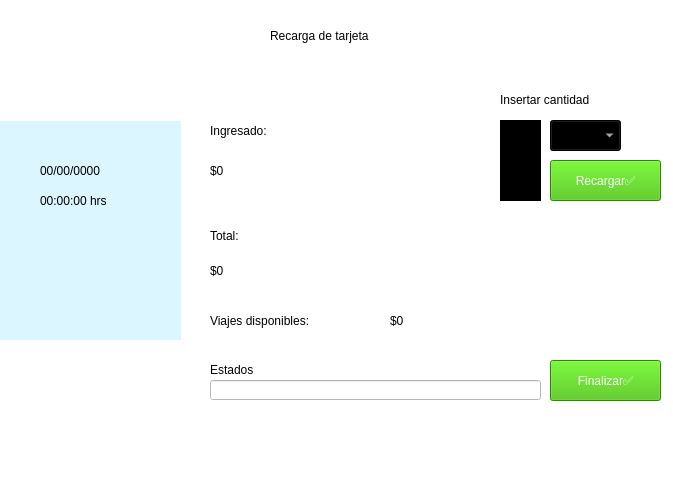
<?xml version="1.0" encoding="UTF-8"?>
<ui version="4.0">
 <class>MainWindow</class>
 <widget class="QMainWindow" name="MainWindow">
  <property name="geometry">
   <rect>
    <x>0</x>
    <y>0</y>
    <width>673</width>
    <height>482</height>
   </rect>
  </property>
  <property name="windowTitle">
   <string>MainWindow</string>
  </property>
  <property name="styleSheet">
   <string notr="true">background-color: rgb(255, 255, 255);</string>
  </property>
  <widget class="QWidget" name="centralwidget">
   <widget class="QLabel" name="reloj">
    <property name="geometry">
     <rect>
      <x>40</x>
      <y>190</y>
      <width>121</width>
      <height>21</height>
     </rect>
    </property>
    <property name="styleSheet">
     <string notr="true">font: 14pt &quot;MS Shell Dlg 2&quot;;
background-color: rgb(219, 246, 255);</string>
    </property>
    <property name="text">
     <string>00:00:00 hrs</string>
    </property>
   </widget>
   <widget class="QLabel" name="fecha">
    <property name="geometry">
     <rect>
      <x>40</x>
      <y>160</y>
      <width>101</width>
      <height>21</height>
     </rect>
    </property>
    <property name="styleSheet">
     <string notr="true">font: 14pt &quot;MS Shell Dlg 2&quot;;
background-color: rgb(219, 246, 255);</string>
    </property>
    <property name="text">
     <string>00/00/0000</string>
    </property>
   </widget>
   <widget class="QLabel" name="label">
    <property name="geometry">
     <rect>
      <x>0</x>
      <y>0</y>
      <width>181</width>
      <height>471</height>
     </rect>
    </property>
    <property name="styleSheet">
     <string notr="true">background-color: rgb(219, 246, 255);</string>
    </property>
    <property name="text">
     <string/>
    </property>
   </widget>
   <widget class="QLabel" name="label_2">
    <property name="geometry">
     <rect>
      <x>0</x>
      <y>0</y>
      <width>181</width>
      <height>121</height>
     </rect>
    </property>
    <property name="styleSheet">
     <string notr="true">border-image: url(:/cct/logo.jpeg);</string>
    </property>
    <property name="text">
     <string/>
    </property>
   </widget>
   <widget class="QLabel" name="label_3">
    <property name="geometry">
     <rect>
      <x>0</x>
      <y>340</y>
      <width>181</width>
      <height>121</height>
     </rect>
    </property>
    <property name="styleSheet">
     <string notr="true">border-image: url(:/cct/logo.jpeg);
border-image: url(:/cct/minimal.png);</string>
    </property>
    <property name="text">
     <string/>
    </property>
   </widget>
   <widget class="QLabel" name="label_4">
    <property name="geometry">
     <rect>
      <x>190</x>
      <y>410</y>
      <width>481</width>
      <height>51</height>
     </rect>
    </property>
    <property name="styleSheet">
     <string notr="true">border-image: url(:/cct/logo.jpeg);
border-image: url(:/cct/leyenda.png);</string>
    </property>
    <property name="text">
     <string/>
    </property>
   </widget>
   <widget class="QLabel" name="label_5">
    <property name="geometry">
     <rect>
      <x>270</x>
      <y>10</y>
      <width>301</width>
      <height>51</height>
     </rect>
    </property>
    <property name="styleSheet">
     <string notr="true">font: 75 28pt &quot;MS Shell Dlg 2&quot;;</string>
    </property>
    <property name="text">
     <string>Recarga de tarjeta</string>
    </property>
   </widget>
   <widget class="QComboBox" name="ComboBox_Monedas">
    <property name="geometry">
     <rect>
      <x>550</x>
      <y>120</y>
      <width>71</width>
      <height>31</height>
     </rect>
    </property>
    <property name="styleSheet">
     <string notr="true">font: 75 14pt &quot;MS Shell Dlg 2&quot;;
background-color: rgb(0, 0, 0);
color: rgb(255, 255, 255)</string>
    </property>
   </widget>
   <widget class="QLabel" name="label_6">
    <property name="geometry">
     <rect>
      <x>500</x>
      <y>90</y>
      <width>161</width>
      <height>20</height>
     </rect>
    </property>
    <property name="styleSheet">
     <string notr="true">font: 87 12pt &quot;Arial Black&quot;;</string>
    </property>
    <property name="text">
     <string>Insertar cantidad</string>
    </property>
   </widget>
   <widget class="QLabel" name="label_7">
    <property name="geometry">
     <rect>
      <x>210</x>
      <y>110</y>
      <width>191</width>
      <height>41</height>
     </rect>
    </property>
    <property name="styleSheet">
     <string notr="true">font: 24pt &quot;Arial&quot;;</string>
    </property>
    <property name="text">
     <string>Ingresado:</string>
    </property>
   </widget>
   <widget class="QLabel" name="label_8">
    <property name="geometry">
     <rect>
      <x>210</x>
      <y>220</y>
      <width>101</width>
      <height>31</height>
     </rect>
    </property>
    <property name="styleSheet">
     <string notr="true">font: 24pt &quot;Arial&quot;;</string>
    </property>
    <property name="text">
     <string>Total:</string>
    </property>
   </widget>
   <widget class="QPushButton" name="boton_recargar">
    <property name="geometry">
     <rect>
      <x>550</x>
      <y>160</y>
      <width>111</width>
      <height>41</height>
     </rect>
    </property>
    <property name="styleSheet">
     <string notr="true">font: 87 12pt &quot;Arial Black&quot;;
background-color: rgb(63, 190, 0);
color: rgb(255, 255, 255);</string>
    </property>
    <property name="text">
     <string>Recargar✅</string>
    </property>
   </widget>
   <widget class="QPushButton" name="pushButton_2">
    <property name="geometry">
     <rect>
      <x>550</x>
      <y>360</y>
      <width>111</width>
      <height>41</height>
     </rect>
    </property>
    <property name="styleSheet">
     <string notr="true">font: 87 12pt &quot;Arial Black&quot;;
background-color: rgb(63, 190, 0);
color: rgb(255, 255, 255);</string>
    </property>
    <property name="text">
     <string>Finalizar✅</string>
    </property>
   </widget>
   <widget class="QLineEdit" name="lineEdit_3">
    <property name="geometry">
     <rect>
      <x>210</x>
      <y>380</y>
      <width>331</width>
      <height>20</height>
     </rect>
    </property>
   </widget>
   <widget class="QLabel" name="label_9">
    <property name="geometry">
     <rect>
      <x>210</x>
      <y>360</y>
      <width>61</width>
      <height>20</height>
     </rect>
    </property>
    <property name="styleSheet">
     <string notr="true">font: 87 10pt &quot;Arial Black&quot;;</string>
    </property>
    <property name="text">
     <string>Estados</string>
    </property>
   </widget>
   <widget class="QLabel" name="label_10">
    <property name="geometry">
     <rect>
      <x>210</x>
      <y>310</y>
      <width>201</width>
      <height>21</height>
     </rect>
    </property>
    <property name="styleSheet">
     <string notr="true">font: 16pt &quot;Arial&quot;;</string>
    </property>
    <property name="text">
     <string>Viajes disponibles: </string>
    </property>
   </widget>
   <widget class="QLabel" name="label_11">
    <property name="geometry">
     <rect>
      <x>500</x>
      <y>120</y>
      <width>41</width>
      <height>81</height>
     </rect>
    </property>
    <property name="styleSheet">
     <string notr="true">background-color: rgb(0, 0, 0);</string>
    </property>
    <property name="text">
     <string/>
    </property>
   </widget>
   <widget class="QLabel" name="ingresado">
    <property name="geometry">
     <rect>
      <x>210</x>
      <y>160</y>
      <width>61</width>
      <height>21</height>
     </rect>
    </property>
    <property name="styleSheet">
     <string notr="true">font: 18pt &quot;MS Shell Dlg 2&quot;;</string>
    </property>
    <property name="text">
     <string>$0</string>
    </property>
   </widget>
   <widget class="QLabel" name="ingresado_2">
    <property name="geometry">
     <rect>
      <x>210</x>
      <y>260</y>
      <width>61</width>
      <height>21</height>
     </rect>
    </property>
    <property name="styleSheet">
     <string notr="true">font: 18pt &quot;MS Shell Dlg 2&quot;;</string>
    </property>
    <property name="text">
     <string>$0</string>
    </property>
   </widget>
   <widget class="QLabel" name="ingresado_3">
    <property name="geometry">
     <rect>
      <x>390</x>
      <y>310</y>
      <width>51</width>
      <height>21</height>
     </rect>
    </property>
    <property name="styleSheet">
     <string notr="true">font: 18pt &quot;MS Shell Dlg 2&quot;;</string>
    </property>
    <property name="text">
     <string>$0</string>
    </property>
   </widget>
   <zorder>label</zorder>
   <zorder>reloj</zorder>
   <zorder>fecha</zorder>
   <zorder>label_2</zorder>
   <zorder>label_3</zorder>
   <zorder>label_4</zorder>
   <zorder>label_5</zorder>
   <zorder>ComboBox_Monedas</zorder>
   <zorder>label_6</zorder>
   <zorder>label_7</zorder>
   <zorder>label_8</zorder>
   <zorder>boton_recargar</zorder>
   <zorder>pushButton_2</zorder>
   <zorder>lineEdit_3</zorder>
   <zorder>label_9</zorder>
   <zorder>label_10</zorder>
   <zorder>label_11</zorder>
   <zorder>ingresado</zorder>
   <zorder>ingresado_2</zorder>
   <zorder>ingresado_3</zorder>
  </widget>
  <widget class="QStatusBar" name="statusbar"/>
 </widget>
 <resources>
  <include location="logo.qrc"/>
  <include location="bg.qrc"/>
  <include location="leyenda.qrc"/>
  <include location="minimal.qrc"/>
 </resources>
 <connections/>
</ui>
